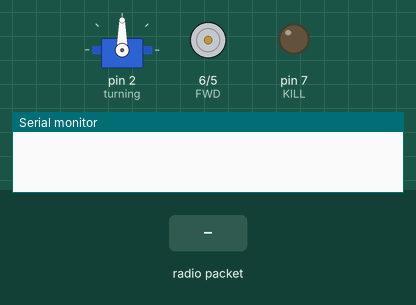
Recording of a sketch running on a simulated Arduino Uno, built with avr-gcc and run on an emulated ATmega328P. Shown: servo, motor-driver pin pairs drawn as motors (green arrow = first pin HIGH = forward, orange = second pin HIGH = backward, longer = more drive), output pins drawn as LEDs (lit = HIGH), the last lines printed to the serial monitor. The test bench sets the inputs (shaded band). No radio packets arrive unless stated.

Above: at 1.2 s.
1.3 s: radio packet "FWD" arrives
At 2.0 s:
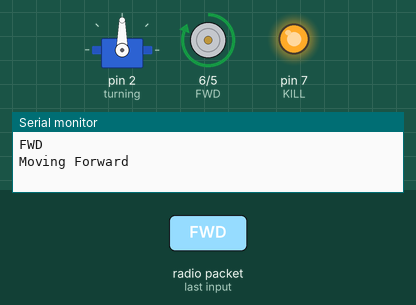
2.8 s: radio packet "BWD" arrives
At 3.2 s:
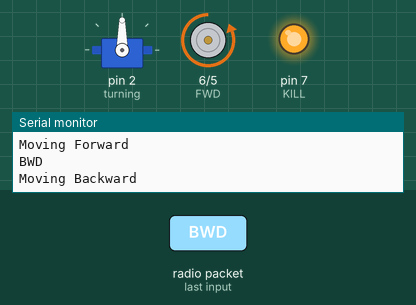
4.3 s: radio packet "RIGHT" arrives
At 5.5 s:
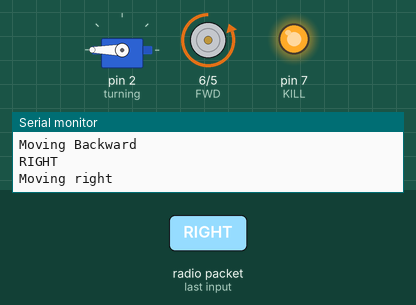
5.8 s: radio packet "LEFT" arrives
At 6.6 s:
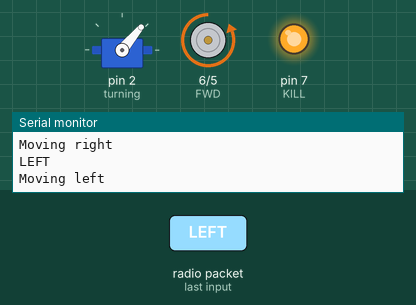
7.3 s: radio packet "CTNY" arrives
At 7.8 s:
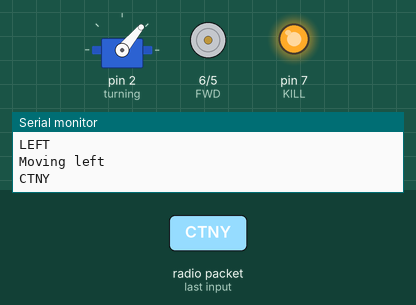
8.8 s: radio packet "CTNX" arrives
At 10.1 s:
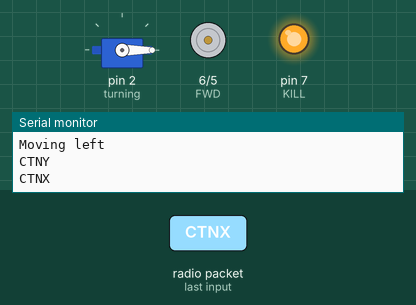
Timing chart, 0 to 11.3 s (numbered marks = the images above; inputs shaded):
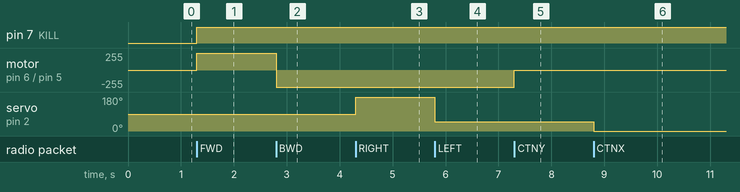

The sketch:

Receiver.ino
```cpp
#include <SPI.h>
#include <nRF24L01.h>
#include <RF24.h>
#include <Servo.h>

//create an RF24 object
RF24 radio(9, 8);  // CE, CSN
Servo turning;


//address through which two modules communicate.
const byte address [10] = "FATHOMADD";

int KILL = 7;
int FWD = 6;
int BWD = 5;


void setup()
{
  turning.attach(2);
  pinMode(FWD, OUTPUT);
  pinMode(KILL, OUTPUT);
  pinMode(BWD, OUTPUT);

  Serial.begin(9600);

  radio.begin();

  //set the address
  radio.openReadingPipe(0, address);

  //Set module as receiver
  radio.startListening();
}

void loop(){

  //Read the data if available in buffer
  char text[32] = {0};
  if (radio.available())
  {
    radio.read(&text, sizeof(text));
    Serial.println(text);
  }

  if (strcmp(text, "FWD") == 0) {
    digitalWrite(KILL, HIGH);
    digitalWrite(FWD, HIGH);
    digitalWrite(BWD, LOW);
    Serial.println("Moving Forward");
  }
  if (strcmp(text, "BWD") == 0) {
    digitalWrite(KILL, HIGH);
    digitalWrite(FWD, LOW);
    digitalWrite(BWD, HIGH);
    Serial.println("Moving Backward");
  }
  if(strcmp(text, "RIGHT") == 0){
    Serial.println("Moving right");
    turning.write(260);
  }
  if(strcmp(text, "LEFT") == 0){
    Serial.println("Moving left");
    turning.write(50);
  }
  if(strcmp(text, "CTNY") == 0){
    digitalWrite(KILL, HIGH);
    digitalWrite(FWD, LOW);
    digitalWrite(BWD, LOW);
  }
  if(strcmp(text, "CTNX") == 0){
    turning.write(0);
  }
  if(strcmp(text, "KILL") == 0){
    digitalWrite(KILL, LOW);
  }
}
```

Measured:
- after the input at 1.3 s, pin 7 (KILL): LOW → HIGH at once; motor on pin 6 (FWD) / pin 5 (BWD): stopped → forward 255/255 at once
- after the input at 2.8 s, motor on pin 6 (FWD) / pin 5 (BWD): forward 255/255 → backward 255/255 at once
- after the input at 4.3 s, servo on pin 2 (turning): 90° → 180° at once
- after the input at 5.8 s, servo on pin 2 (turning): 180° → 50° at once
- after the input at 7.3 s, motor on pin 6 (FWD) / pin 5 (BWD): backward 255/255 → stopped at once
- after the input at 8.8 s, servo on pin 2 (turning): 50° → 0° at once
